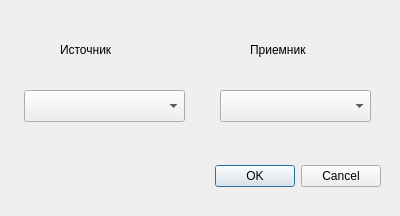
<?xml version="1.0" encoding="UTF-8"?>
<ui version="4.0">
 <class>headcopy</class>
 <widget class="QDialog" name="headcopy">
  <property name="geometry">
   <rect>
    <x>0</x>
    <y>0</y>
    <width>400</width>
    <height>216</height>
   </rect>
  </property>
  <property name="windowTitle">
   <string>Копирование заголовков</string>
  </property>
  <widget class="QDialogButtonBox" name="buttonBox">
   <property name="geometry">
    <rect>
     <x>40</x>
     <y>160</y>
     <width>341</width>
     <height>32</height>
    </rect>
   </property>
   <property name="orientation">
    <enum>Qt::Horizontal</enum>
   </property>
   <property name="standardButtons">
    <set>QDialogButtonBox::Cancel|QDialogButtonBox::Ok</set>
   </property>
  </widget>
  <widget class="QComboBox" name="from">
   <property name="geometry">
    <rect>
     <x>24</x>
     <y>90</y>
     <width>161</width>
     <height>32</height>
    </rect>
   </property>
  </widget>
  <widget class="QComboBox" name="to">
   <property name="geometry">
    <rect>
     <x>220</x>
     <y>90</y>
     <width>151</width>
     <height>32</height>
    </rect>
   </property>
  </widget>
  <widget class="QLabel" name="label">
   <property name="geometry">
    <rect>
     <x>60</x>
     <y>40</y>
     <width>81</width>
     <height>20</height>
    </rect>
   </property>
   <property name="text">
    <string>Источник</string>
   </property>
  </widget>
  <widget class="QLabel" name="label_2">
   <property name="geometry">
    <rect>
     <x>250</x>
     <y>40</y>
     <width>101</width>
     <height>20</height>
    </rect>
   </property>
   <property name="text">
    <string>Приемник</string>
   </property>
  </widget>
 </widget>
 <resources/>
 <connections>
  <connection>
   <sender>buttonBox</sender>
   <signal>accepted()</signal>
   <receiver>headcopy</receiver>
   <slot>exec()</slot>
   <hints>
    <hint type="sourcelabel">
     <x>248</x>
     <y>254</y>
    </hint>
    <hint type="destinationlabel">
     <x>157</x>
     <y>274</y>
    </hint>
   </hints>
  </connection>
  <connection>
   <sender>buttonBox</sender>
   <signal>rejected()</signal>
   <receiver>headcopy</receiver>
   <slot>reject()</slot>
   <hints>
    <hint type="sourcelabel">
     <x>316</x>
     <y>260</y>
    </hint>
    <hint type="destinationlabel">
     <x>286</x>
     <y>274</y>
    </hint>
   </hints>
  </connection>
 </connections>
</ui>
